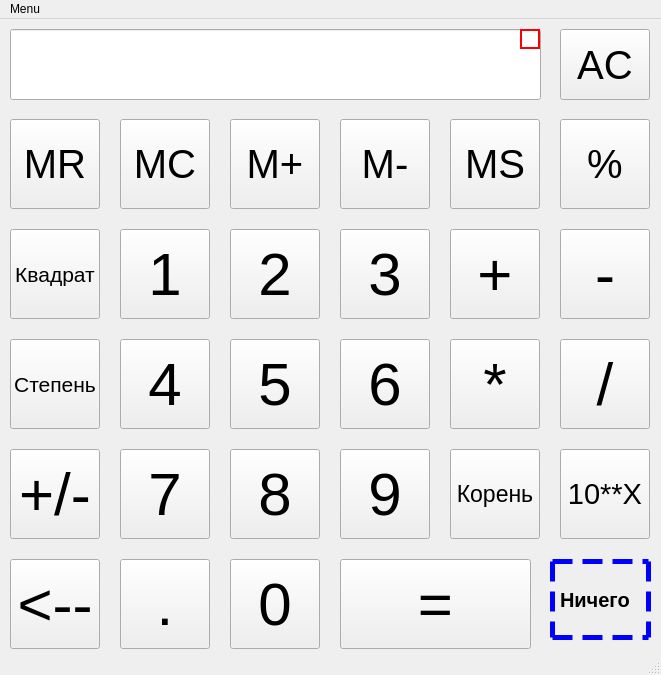
<?xml version="1.0" encoding="UTF-8"?>
<ui version="4.0">
 <class>MainWindow</class>
 <widget class="QMainWindow" name="MainWindow">
  <property name="geometry">
   <rect>
    <x>0</x>
    <y>0</y>
    <width>661</width>
    <height>675</height>
   </rect>
  </property>
  <property name="windowTitle">
   <string>Калькулятор</string>
  </property>
  <widget class="QWidget" name="centralwidget">
   <widget class="QPushButton" name="ButMR">
    <property name="geometry">
     <rect>
      <x>10</x>
      <y>100</y>
      <width>90</width>
      <height>90</height>
     </rect>
    </property>
    <property name="font">
     <font>
      <pointsize>30</pointsize>
     </font>
    </property>
    <property name="text">
     <string>MR</string>
    </property>
   </widget>
   <widget class="QPushButton" name="ButMC">
    <property name="geometry">
     <rect>
      <x>120</x>
      <y>100</y>
      <width>90</width>
      <height>90</height>
     </rect>
    </property>
    <property name="font">
     <font>
      <pointsize>30</pointsize>
     </font>
    </property>
    <property name="text">
     <string>MC</string>
    </property>
   </widget>
   <widget class="QPushButton" name="ButMplus">
    <property name="geometry">
     <rect>
      <x>230</x>
      <y>100</y>
      <width>90</width>
      <height>90</height>
     </rect>
    </property>
    <property name="font">
     <font>
      <pointsize>30</pointsize>
     </font>
    </property>
    <property name="text">
     <string>M+</string>
    </property>
   </widget>
   <widget class="QPushButton" name="ButMminus">
    <property name="geometry">
     <rect>
      <x>340</x>
      <y>100</y>
      <width>90</width>
      <height>90</height>
     </rect>
    </property>
    <property name="font">
     <font>
      <pointsize>30</pointsize>
     </font>
    </property>
    <property name="text">
     <string>M-</string>
    </property>
   </widget>
   <widget class="QPushButton" name="ButMSave">
    <property name="geometry">
     <rect>
      <x>450</x>
      <y>100</y>
      <width>90</width>
      <height>90</height>
     </rect>
    </property>
    <property name="font">
     <font>
      <pointsize>30</pointsize>
     </font>
    </property>
    <property name="text">
     <string>MS</string>
    </property>
   </widget>
   <widget class="QPushButton" name="Kvadrat">
    <property name="geometry">
     <rect>
      <x>10</x>
      <y>210</y>
      <width>90</width>
      <height>90</height>
     </rect>
    </property>
    <property name="font">
     <font>
      <pointsize>16</pointsize>
     </font>
    </property>
    <property name="text">
     <string>Квадрат</string>
    </property>
   </widget>
   <widget class="QPushButton" name="Button1">
    <property name="geometry">
     <rect>
      <x>120</x>
      <y>210</y>
      <width>90</width>
      <height>90</height>
     </rect>
    </property>
    <property name="font">
     <font>
      <pointsize>45</pointsize>
     </font>
    </property>
    <property name="text">
     <string>1</string>
    </property>
   </widget>
   <widget class="QPushButton" name="Button2">
    <property name="geometry">
     <rect>
      <x>230</x>
      <y>210</y>
      <width>90</width>
      <height>90</height>
     </rect>
    </property>
    <property name="font">
     <font>
      <pointsize>45</pointsize>
     </font>
    </property>
    <property name="text">
     <string>2</string>
    </property>
   </widget>
   <widget class="QPushButton" name="Button3">
    <property name="geometry">
     <rect>
      <x>340</x>
      <y>210</y>
      <width>90</width>
      <height>90</height>
     </rect>
    </property>
    <property name="font">
     <font>
      <pointsize>45</pointsize>
     </font>
    </property>
    <property name="text">
     <string>3</string>
    </property>
   </widget>
   <widget class="QPushButton" name="plus">
    <property name="geometry">
     <rect>
      <x>450</x>
      <y>210</y>
      <width>90</width>
      <height>90</height>
     </rect>
    </property>
    <property name="font">
     <font>
      <pointsize>45</pointsize>
     </font>
    </property>
    <property name="text">
     <string>+</string>
    </property>
   </widget>
   <widget class="QPushButton" name="minus">
    <property name="geometry">
     <rect>
      <x>560</x>
      <y>210</y>
      <width>90</width>
      <height>90</height>
     </rect>
    </property>
    <property name="font">
     <font>
      <pointsize>45</pointsize>
     </font>
    </property>
    <property name="text">
     <string>-</string>
    </property>
   </widget>
   <widget class="QPushButton" name="Stepen">
    <property name="geometry">
     <rect>
      <x>10</x>
      <y>320</y>
      <width>90</width>
      <height>90</height>
     </rect>
    </property>
    <property name="font">
     <font>
      <pointsize>16</pointsize>
     </font>
    </property>
    <property name="text">
     <string>Степень</string>
    </property>
   </widget>
   <widget class="QPushButton" name="Button5">
    <property name="geometry">
     <rect>
      <x>230</x>
      <y>320</y>
      <width>90</width>
      <height>90</height>
     </rect>
    </property>
    <property name="font">
     <font>
      <pointsize>45</pointsize>
     </font>
    </property>
    <property name="text">
     <string>5</string>
    </property>
   </widget>
   <widget class="QPushButton" name="Button4">
    <property name="geometry">
     <rect>
      <x>120</x>
      <y>320</y>
      <width>90</width>
      <height>90</height>
     </rect>
    </property>
    <property name="font">
     <font>
      <pointsize>45</pointsize>
     </font>
    </property>
    <property name="text">
     <string>4</string>
    </property>
   </widget>
   <widget class="QPushButton" name="Button6">
    <property name="geometry">
     <rect>
      <x>340</x>
      <y>320</y>
      <width>90</width>
      <height>90</height>
     </rect>
    </property>
    <property name="font">
     <font>
      <pointsize>45</pointsize>
     </font>
    </property>
    <property name="text">
     <string>6</string>
    </property>
   </widget>
   <widget class="QPushButton" name="umnozh">
    <property name="geometry">
     <rect>
      <x>450</x>
      <y>320</y>
      <width>90</width>
      <height>90</height>
     </rect>
    </property>
    <property name="font">
     <font>
      <pointsize>45</pointsize>
     </font>
    </property>
    <property name="text">
     <string>*</string>
    </property>
   </widget>
   <widget class="QPushButton" name="Delete">
    <property name="geometry">
     <rect>
      <x>560</x>
      <y>320</y>
      <width>90</width>
      <height>90</height>
     </rect>
    </property>
    <property name="font">
     <font>
      <pointsize>45</pointsize>
     </font>
    </property>
    <property name="text">
     <string>/</string>
    </property>
   </widget>
   <widget class="QPushButton" name="Button0">
    <property name="geometry">
     <rect>
      <x>230</x>
      <y>540</y>
      <width>90</width>
      <height>90</height>
     </rect>
    </property>
    <property name="font">
     <font>
      <pointsize>45</pointsize>
     </font>
    </property>
    <property name="text">
     <string>0</string>
    </property>
   </widget>
   <widget class="QPushButton" name="Button7">
    <property name="geometry">
     <rect>
      <x>120</x>
      <y>430</y>
      <width>90</width>
      <height>90</height>
     </rect>
    </property>
    <property name="font">
     <font>
      <pointsize>45</pointsize>
     </font>
    </property>
    <property name="text">
     <string>7</string>
    </property>
   </widget>
   <widget class="QPushButton" name="Button8">
    <property name="geometry">
     <rect>
      <x>230</x>
      <y>430</y>
      <width>90</width>
      <height>90</height>
     </rect>
    </property>
    <property name="font">
     <font>
      <pointsize>45</pointsize>
     </font>
    </property>
    <property name="text">
     <string>8</string>
    </property>
   </widget>
   <widget class="QPushButton" name="Button9">
    <property name="geometry">
     <rect>
      <x>340</x>
      <y>430</y>
      <width>90</width>
      <height>90</height>
     </rect>
    </property>
    <property name="font">
     <font>
      <pointsize>45</pointsize>
     </font>
    </property>
    <property name="text">
     <string>9</string>
    </property>
   </widget>
   <widget class="QPushButton" name="Koren">
    <property name="geometry">
     <rect>
      <x>450</x>
      <y>430</y>
      <width>90</width>
      <height>90</height>
     </rect>
    </property>
    <property name="font">
     <font>
      <pointsize>17</pointsize>
     </font>
    </property>
    <property name="text">
     <string>Корень</string>
    </property>
   </widget>
   <widget class="QPushButton" name="pushButton_24">
    <property name="geometry">
     <rect>
      <x>560</x>
      <y>430</y>
      <width>90</width>
      <height>90</height>
     </rect>
    </property>
    <property name="font">
     <font>
      <pointsize>22</pointsize>
     </font>
    </property>
    <property name="text">
     <string>10**X</string>
    </property>
   </widget>
   <widget class="QPushButton" name="ButAC">
    <property name="geometry">
     <rect>
      <x>560</x>
      <y>10</y>
      <width>90</width>
      <height>71</height>
     </rect>
    </property>
    <property name="font">
     <font>
      <pointsize>30</pointsize>
     </font>
    </property>
    <property name="text">
     <string>AC</string>
    </property>
   </widget>
   <widget class="QPushButton" name="ButtonTchka">
    <property name="geometry">
     <rect>
      <x>120</x>
      <y>540</y>
      <width>90</width>
      <height>90</height>
     </rect>
    </property>
    <property name="font">
     <font>
      <pointsize>45</pointsize>
     </font>
    </property>
    <property name="text">
     <string>.</string>
    </property>
   </widget>
   <widget class="QPushButton" name="Ravno">
    <property name="geometry">
     <rect>
      <x>340</x>
      <y>540</y>
      <width>191</width>
      <height>90</height>
     </rect>
    </property>
    <property name="font">
     <font>
      <pointsize>45</pointsize>
     </font>
    </property>
    <property name="text">
     <string>=</string>
    </property>
   </widget>
   <widget class="QLineEdit" name="lineEdit">
    <property name="geometry">
     <rect>
      <x>10</x>
      <y>10</y>
      <width>531</width>
      <height>71</height>
     </rect>
    </property>
    <property name="font">
     <font>
      <pointsize>62</pointsize>
     </font>
    </property>
   </widget>
   <widget class="QPushButton" name="PlusMinus">
    <property name="geometry">
     <rect>
      <x>10</x>
      <y>430</y>
      <width>90</width>
      <height>90</height>
     </rect>
    </property>
    <property name="font">
     <font>
      <pointsize>45</pointsize>
     </font>
    </property>
    <property name="text">
     <string>+/-</string>
    </property>
   </widget>
   <widget class="QLabel" name="label_2">
    <property name="geometry">
     <rect>
      <x>550</x>
      <y>540</y>
      <width>101</width>
      <height>81</height>
     </rect>
    </property>
    <property name="font">
     <font>
      <pointsize>15</pointsize>
      <weight>75</weight>
      <bold>true</bold>
     </font>
    </property>
    <property name="styleSheet">
     <string notr="true">border:5px dashed blue;</string>
    </property>
    <property name="text">
     <string>Ничего</string>
    </property>
   </widget>
   <widget class="QPushButton" name="Procent">
    <property name="geometry">
     <rect>
      <x>560</x>
      <y>100</y>
      <width>90</width>
      <height>90</height>
     </rect>
    </property>
    <property name="font">
     <font>
      <pointsize>30</pointsize>
     </font>
    </property>
    <property name="text">
     <string>%</string>
    </property>
   </widget>
   <widget class="QLabel" name="label">
    <property name="geometry">
     <rect>
      <x>520</x>
      <y>10</y>
      <width>20</width>
      <height>20</height>
     </rect>
    </property>
    <property name="font">
     <font>
      <pointsize>10</pointsize>
     </font>
    </property>
    <property name="styleSheet">
     <string notr="true">border:2px solid red;</string>
    </property>
    <property name="text">
     <string/>
    </property>
   </widget>
   <widget class="QPushButton" name="SBack">
    <property name="geometry">
     <rect>
      <x>10</x>
      <y>540</y>
      <width>90</width>
      <height>90</height>
     </rect>
    </property>
    <property name="font">
     <font>
      <pointsize>45</pointsize>
     </font>
    </property>
    <property name="text">
     <string>&lt;--</string>
    </property>
   </widget>
  </widget>
  <widget class="QMenuBar" name="menubar">
   <property name="geometry">
    <rect>
     <x>0</x>
     <y>0</y>
     <width>661</width>
     <height>21</height>
    </rect>
   </property>
   <widget class="QMenu" name="menuMenu">
    <property name="title">
     <string>Menu</string>
    </property>
    <addaction name="actionAbout"/>
   </widget>
   <addaction name="menuMenu"/>
  </widget>
  <widget class="QStatusBar" name="statusbar"/>
  <action name="actionAbout">
   <property name="icon">
    <iconset resource="rec.qrc">
     <normaloff>:/rec/information-300x300.jpg</normaloff>:/rec/information-300x300.jpg</iconset>
   </property>
   <property name="text">
    <string>About</string>
   </property>
   <property name="shortcut">
    <string>Shift+H</string>
   </property>
  </action>
 </widget>
 <resources>
  <include location="rec.qrc"/>
 </resources>
 <connections/>
</ui>
